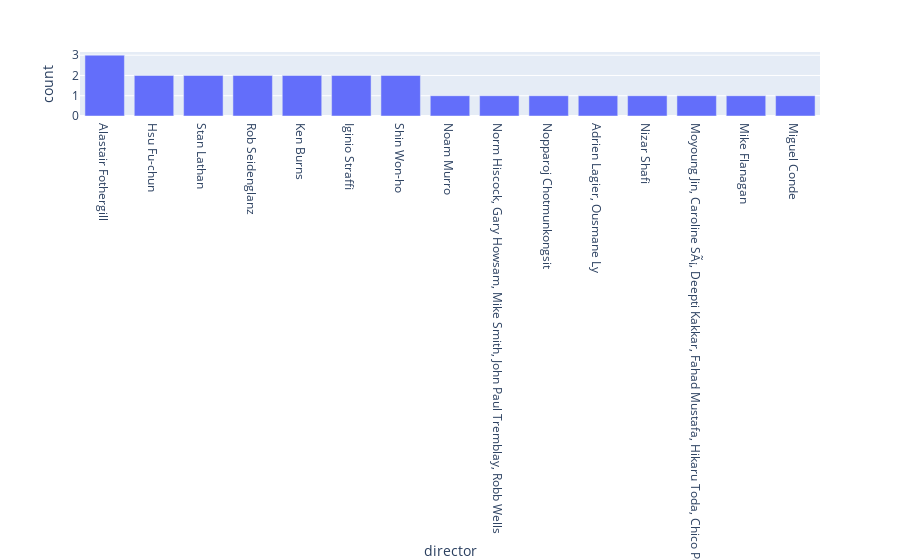

The code cell stored with this chart in its notebook:
### Code cell
px.bar(Director_tvShow_count, x = 'director', y='count')

### Figure 1 — Plotly figure (JSON) as saved in the notebook; plotly's stock layout.template omitted (floating-point values rounded to 4 significant figures)
{"data": [{"alignmentgroup": "True", "hovertemplate": "director=%{x}<br>count=%{y}<extra></extra>", "legendgroup": "", "marker": {"color": "#636efa", "pattern": {"shape": ""}}, "name": "", "offsetgroup": "", "orientation": "v", "showlegend": false, "textposition": "auto", "type": "bar", "x": ["Alastair Fothergill", "Hsu Fu-chun", "Stan Lathan", "Rob Seidenglanz", "Ken Burns", "Iginio Straffi", "Shin Won-ho", "Noam Murro", "Norm Hiscock, Gary Howsam, Mike Smith, John Paul Tremblay, Robb Wells", "Nopparoj Chotmunkongsit", "Adrien Lagier, Ousmane Ly", "Nizar Shafi", "Moyoung Jin, Caroline SÃ¡, Deepti Kakkar, Fahad Mustafa, Hikaru Toda, Chico Pereira, Elaine McMillion Sheldon", "Mike Flanagan", "Miguel Conde"], "xaxis": "x", "y": [3, 2, 2, 2, 2, 2, 2, 1, 1, 1, 1, 1, 1, 1, 1], "yaxis": "y"}], "layout": {"autosize": true, "barmode": "relative", "legend": {"tracegroupgap": 0}, "margin": {"t": 60}, "xaxis": {"anchor": "y", "autorange": true, "domain": [0, 1], "range": [-0.5, 14.5], "title": {"text": "director"}, "type": "category"}, "yaxis": {"anchor": "x", "autorange": true, "domain": [0, 1], "range": [0, 3.158], "title": {"text": "count"}, "type": "linear"}}}
